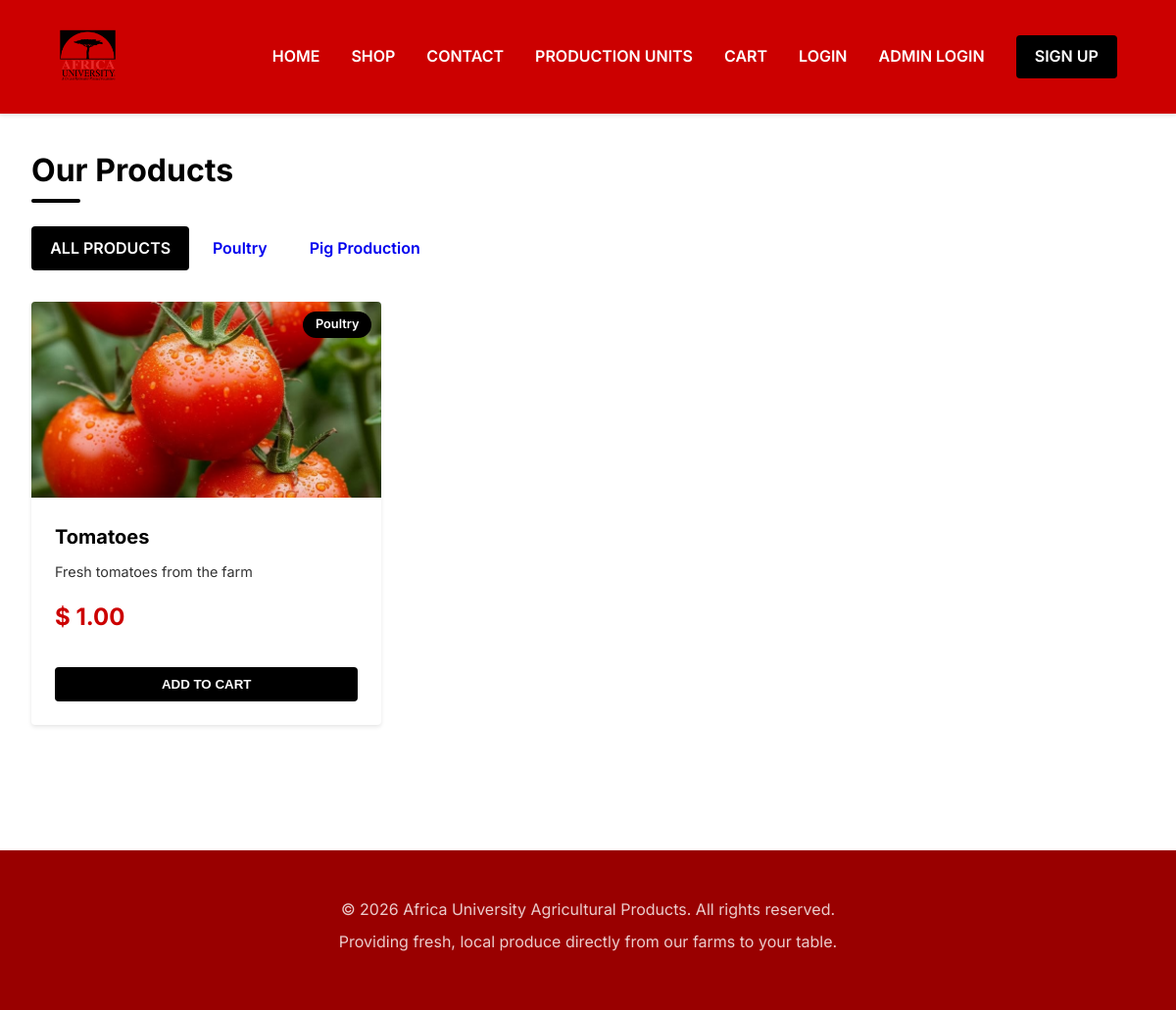
/products, run on an earlier commit of the app's database.
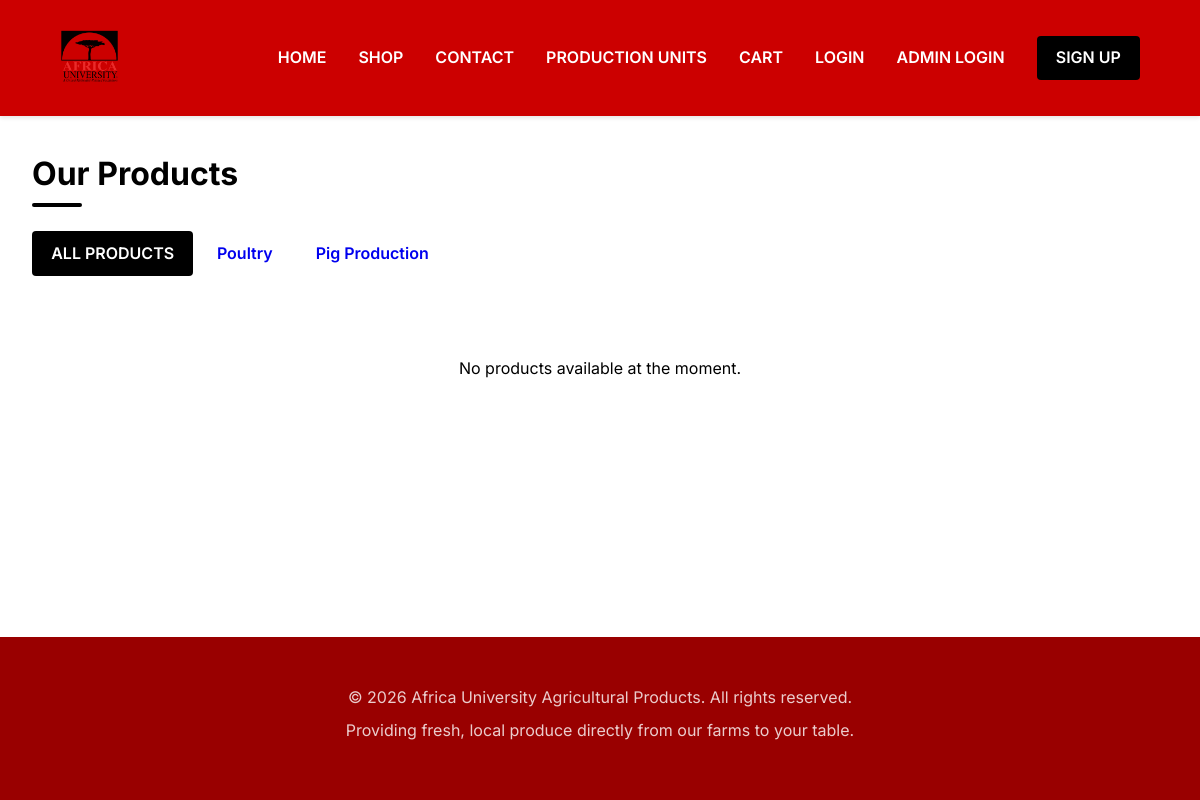
And on a later commit of the database.
### models.py (models this page shows)
class Product(db.Model):
    __tablename__ = "products"
    id = db.Column(db.Integer, primary_key=True)
    name = db.Column(db.String(100), nullable=False)
    price = db.Column(db.Float, nullable=False)
    stock = db.Column(db.Integer, default=0)
    image = db.Column(db.String(255))
    description = db.Column(db.Text)
    category_id = db.Column(
        db.Integer,
        db.ForeignKey("categories.id"),
        nullable=False
    )

class Category(db.Model):
    __tablename__ = "categories"
    id = db.Column(db.Integer, primary_key=True)
    name = db.Column(db.String(100), nullable=False, unique=True)
    products = db.relationship(
        "Product",
        backref="category",
        lazy=True,
    )

### app.py (the view)
@app.route("/products")
def products():
    category_name = request.args.get("category")
    if category_name:
        category = Category.query.filter_by(
            name=category_name
        ).first()
        if category:
            products = Product.query.filter_by(
                category_id=category.id
            ).all()
        else:
            products = []
    else:
        products = Product.query.all()
    return render_template(
        "products.html",
        products=products
    )

### app.py (called while the page is built, shortened)
def get_cart_items():
    cart_entries = session.get("cart", [])
    items = []
    return items

@app.context_processor
def inject_cart():
    cart_items = get_cart_items()
    cart_total = sum(item["price"] * item["quantity"] for item in cart_items)
    currency = session.get("currency", "USD")
    currency_info = {
        "ZAR": {"code": "ZAR", "symbol": "R", "label": "South African Rand"},
        "USD": {"code": "USD", "symbol": "$", "label": "US Dollar"},
        "EUR": {"code": "EUR", "symbol": "€", "label": "Euro"},
    }.get(currency, {"code": currency, "symbol": currency, "label": currency})
    return dict(
        global_cart=cart_items,
        global_cart_total=cart_total,
        selected_currency=currency,
        currency_info=currency_info,
    )

### templates/products.html (shortened to what this page needs)
{% extends "base.html" %}
{% block content %}
<section class="container" style="margin-top: 2rem;">
    <h2 class="section-title">Our Products</h2>
    <div class="category-filter" style="margin-bottom: 2rem;">
        <a href="{{ url_for('products') }}" class="btn btn-primary">
            All Products
        </a>
        <a href="{{ url_for('products', category='Poultry') }}"
           class="btn">
            Poultry
        </a>
        <a href="{{ url_for('products', category='Pig Production') }}"
           class="btn">
            Pig Production
        </a>
    </div>
    <div class="product-grid">
        {% for product in products %}
        <div class="product-card">
            <div class="product-image-container">
                <span class="product-category">
                    {{ product.category.name }}
                </span>
                {% if product.image %}
                <img src="{{ url_for('static', filename='uploads/' + product.image) }}"
                     alt="{{ product.name }}"
                     class="product-image">
                {% else %}
                <img src="https://images.unsplash.com/photo-1542838132-92c53300491e?auto=format&fit=crop&w=800&q=80"
                     alt="{{ product.name }}"
                     class="product-image">
                {% endif %}
            </div>
            <div class="product-details">
                <h3 class="product-title">
                    {{ product.name }}
                </h3>
                <p class="product-description">
                    {{ product.description }}
                </p>
                <div class="product-price">
                    {{ currency_info.symbol }}
                    {{ "%.2f"|format(product.price) }}
                </div>
                <form action="{{ url_for('add_to_cart', product_id=product.id) }}"
                      method="POST"
                      style="margin-top: 1rem;">
                    <button type="submit"
                            class="btn btn-primary btn-block">
                        Add to Cart
                    </button>
                </form>
            </div>
        </div>
        {% else %}
        <div style="grid-column:1/-1; text-align:center; padding:3rem;">
            <p>
                No products available at the moment.
            </p>
        </div>
        {% endfor %}
    </div>
</section>
{% endblock %}

### templates/base.html (shortened to what this page needs)
<!DOCTYPE html>
<html lang="en">
<head>
    <link rel="stylesheet" href="{{ url_for('static', filename='css/style.css') }}">
</head>
<body>
    <nav class="navbar">
        <a href="{{ url_for('home') }}" class="navbar-brand">
            <img src="{{ url_for('static', filename='images/logo.png') }}" alt="Africa University Logo">
        </a>
        <ul class="navbar-nav">
            <li><a href="{{ url_for('home') }}" class="nav-link">Home</a></li>
            <li><a href="{{ url_for('products') }}" class="nav-link">Shop</a></li>
            <li><a href="{{ url_for('contact') }}" class="nav-link">Contact</a></li>
            <li>
                <a href="{{ url_for('categories') }}" class="nav-link">
Production Units
                </a>
            </li>
            <li class="nav-cart-wrapper">
                <a href="{{ url_for('cart') }}" class="nav-link" style="display: flex; align-items: center;">Cart
                </a>
            </li>
            {% if g.user %}
                <li><a href="{{ url_for('admin_dashboard') }}" class="nav-link">Dashboard</a></li>
                {% if g.user.role == 'admin' %}
                    <li><a href="{{ url_for('admin_dashboard') }}" class="nav-link">Admin</a></li>
                {% endif %}
                <li><a href="{{ url_for('logout') }}" class="nav-link">Logout</a></li>
            {% else %}
                <li><a href="{{ url_for('login') }}" class="nav-link">Login</a></li>
                <li><a href="{{ url_for('admin_dashboard') }}" class="nav-link">Admin Login</a></li>
                <li><a href="{{ url_for('register') }}" class="btn btn-primary">Sign Up</a></li>
            {% endif %}
        </ul>
    </nav>
    <main>
        {% block content %}
        {% endblock %}
    </main>
    <footer>
        <p>&copy; 2026 Africa University Agricultural Products. All rights reserved.</p>
        <p>Providing fresh, local produce directly from our farms to your table.</p>
    </footer>
</body>
</html>

### static/css/style.css (style rules this page uses)
:root { --primary-color: #cc0000; --primary-hover: #990000; --secondary-color: #000000; --bg-color: #ffffff; --surface-color: #ffffff; --text-primary: #000000; --text-secondary: #333333; --border-color: #cccccc; --shadow-sm: 0 2px 4px rgba(0,0,0,0.1); --shadow-md: 0 4px 6px rgba(0,0,0,0.15); --shadow-lg: 0 10px 15px rgba(0,0,0,0.2); --radius: 4px; --transition: all 0.3s ease; }
* { margin: 0; padding: 0; box-sizing: border-box; }
body { font-family: 'Inter', -apple-system, BlinkMacSystemFont, "Segoe UI", Roboto, sans-serif; background-color: var(--bg-color); color: var(--text-primary); line-height: 1.6; min-height: 100vh; display: flex; flex-direction: column; }
main { flex: 1; }
.navbar { background-color: var(--primary-color); box-shadow: var(--shadow-sm); padding: 1rem 5%; display: flex; justify-content: space-between; align-items: center; position: sticky; top: 0; z-index: 1000; min-height: 110px; transform: translateZ(0); backface-visibility: hidden; will-change: background-color, box-shadow; transition: padding 0.2s ease, background-color 0.2s ease, box-shadow 0.2s ease; }
.navbar-brand { display: flex; align-items: center; }
.navbar-brand img { height: 84px; width: auto; border-radius: var(--radius); object-fit: contain; }
.navbar-nav { display: flex; list-style: none; gap: 2rem; align-items: center; }
.nav-link { text-decoration: none; color: #ffffff; font-weight: 600; text-transform: uppercase; transition: var(--transition); }
.btn { display: inline-block; padding: 0.6rem 1.2rem; border-radius: var(--radius); text-decoration: none; font-weight: 600; cursor: pointer; transition: var(--transition); border: none; text-align: center; }
.btn-primary { background-color: var(--secondary-color); color: white; text-transform: uppercase; }
.container { max-width: 1200px; margin: 0 auto; padding: 0 2rem; }
.section-title { font-size: 2rem; color: var(--text-primary); margin-bottom: 2rem; position: relative; display: inline-block; }
.section-title::after { content: ''; position: absolute; bottom: -8px; left: 0; width: 50px; height: 4px; background-color: var(--secondary-color); border-radius: 2px; }
.product-grid { display: grid; grid-template-columns: repeat(auto-fill, minmax(280px, 1fr)); gap: 2rem; margin-bottom: 4rem; }
footer { background-color: var(--primary-hover); color: rgba(255,255,255,0.8); text-align: center; padding: 3rem 2rem; margin-top: 4rem; }
footer p { margin-bottom: 0.5rem; }
.nav-cart-wrapper { position: relative; display: inline-block; }
.nav-cart-wrapper::after { content: ''; position: absolute; height: 20px; width: 100%; bottom: -20px; left: 0; }

What changed in the data, as far as the page shows it:
removed Product: category.name "Poultry", image (picture), name "Tomatoes", description "Fresh tomatoes from the farm", symbol "$", price "1.00"
Also different on the page:
text now shown: "No products available at the moment."
